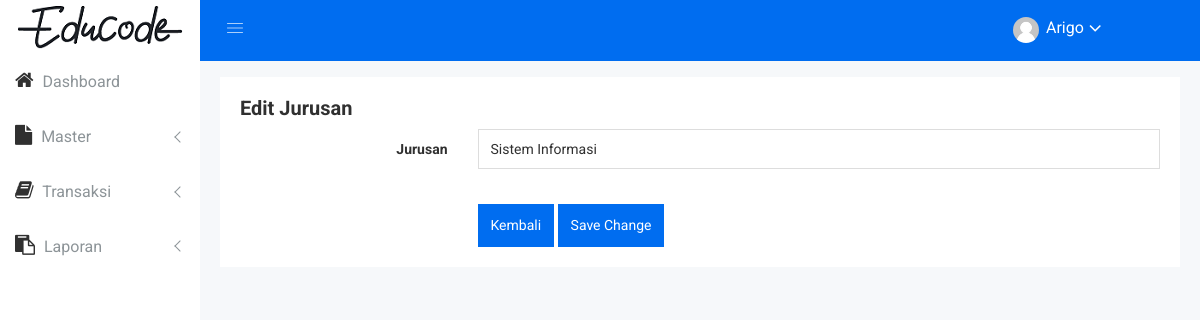
Page /index.php?page=jurusan-edit&id_jurusan=1 (signed in) on the earlier database version.
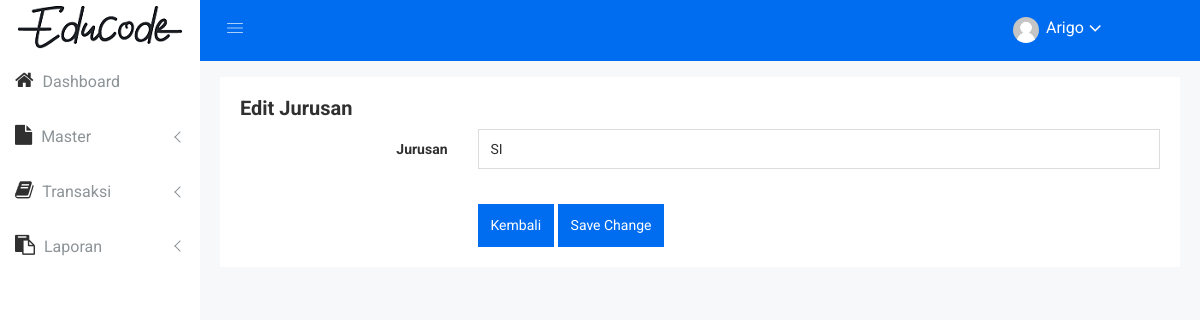
Same page on the later database version.
### tables this page shows
CREATE TABLE IF NOT EXISTS `tb_jurusan` (
`id_jurusan` int(11) NOT NULL,
  `nama_jurusan` varchar(45) DEFAULT NULL
);

### page/jurusan-edit.php (the view)
<?php
	$id_jurusan = $_GET['id_jurusan'];
	$r = $con->query("SELECT * FROM tb_jurusan WHERE id_jurusan = '$id_jurusan'");
	foreach ($r as $rr) {
        $id_jurusan = $rr['id_jurusan']
?>
<div class="row" style="padding: 20px;">
    <div class="col-lg-12 col-md-12 col-sm-12 col-xs-12">
        <div class="sparkline12-list">
            <div class="sparkline12-hd">
                <div class="main-sparkline12-hd">
                    <h1>Edit Jurusan</h1>
                </div>
            </div>
            <div class="sparkline12-graph">
                <div class="basic-login-form-ad">
                    <div class="row">
                        <div class="col-lg-12 col-md-12 col-sm-12 col-xs-12">
                            <div class="all-form-element-inner">
                                <form action="controller/act-jurusan-edit.php?id_jurusan=<?php echo $id_jurusan; ?>" method="POST">
                                    <div class="form-group-inner">
                                        <div class="row">
                                            <div class="col-lg-3 col-md-3 col-sm-3 col-xs-12">
                                                <label class="login2 pull-right pull-right-pro">Jurusan</label>
                                            </div>
                                            <div class="col-lg-9 col-md-9 col-sm-9 col-xs-12">
                                                <input name="nama_jurusan" type="text"  value="<?php echo $rr['nama_jurusan'];?>" class="form-control" />
                                            </div>
                                        </div>
                                    </div>
                                    <div class="form-group-inner">
                                        <div class="login-btn-inner">
                                            <div class="row">
                                                <div class="col-lg-3"></div>
                                                <div class="col-lg-9">
                                                    <div class="login-horizental cancel-wp pull-left form-bc-ele">
                                                        <a href="index.php?page=jurusan" class="btn btn-sm btn-primary login-submit-cs">Kembali</a>
                                                        <button class="btn btn-sm btn-primary login-submit-cs" type="submit">Save Change</button>
                                                    </div>
                                                </div>
                                            </div>
                                        </div>
                                    </div>
                                </form>
                            </div>
                        </div>
                    </div>
                </div>
            </div>
        </div>
    </div>
</div>
<?php
    }
?>

Differences in the rows shown:
changed tb_jurusan: nama_jurusan "Sistem Informasi" → "SI"
